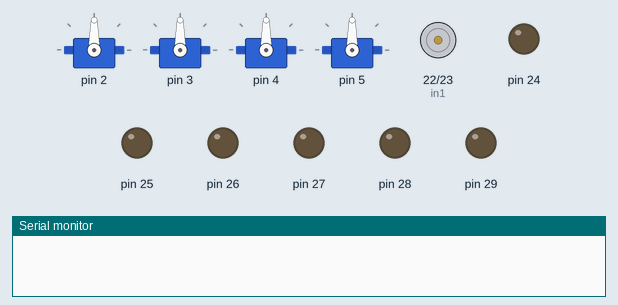
Simulated run of this sketch. Board: Arduino Mega 2560, built with avr-gcc and run on an emulated ATmega2560. On the bench: 4 × servo, motor-driver pin pairs drawn as motors (green arrow = first pin HIGH = forward, orange = second pin HIGH = backward, longer = more drive), output pins drawn as LEDs (lit = HIGH), the last lines printed to the serial monitor.

Above: at 0.1 s.
At 4.2 s:
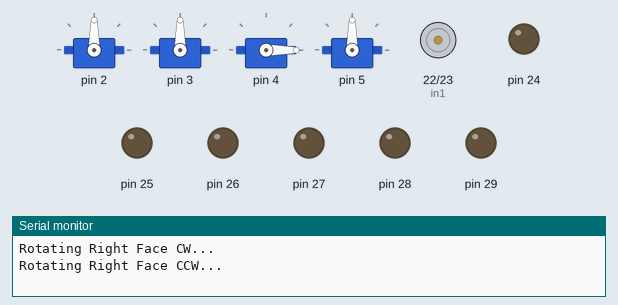
At 7.3 s:
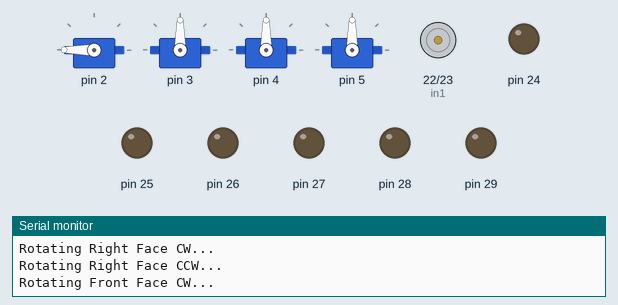
At 10.1 s:
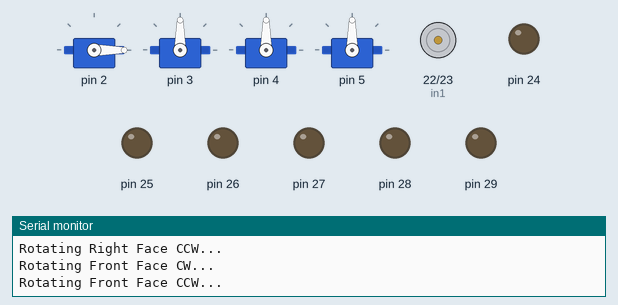
At 16.1 s:
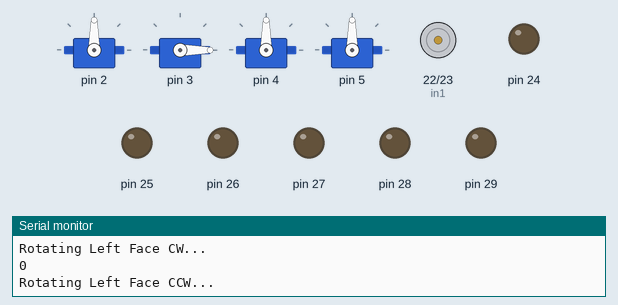
At 22.2 s:
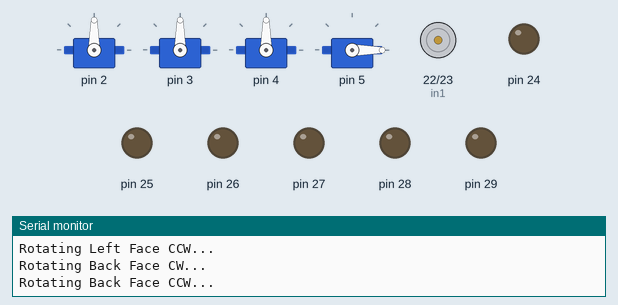
Timing chart, 0 to 25.6 s (numbered marks = the images above):
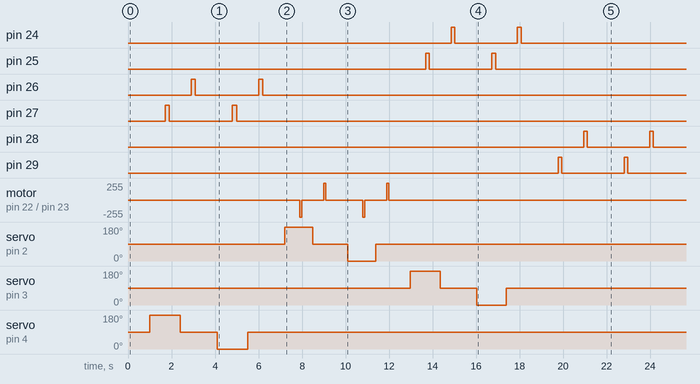

The sketch:

a_constants.ino
```cpp
#include <Servo.h>

enum Rubik_Faces {
    RF_FRONT,   //0 BLUE
    RF_UP,      //1 WHITE
    RF_LEFT,    //2 ORANGE
    RF_RIGHT,   //3 RED
    RF_DOWN,    //4 YELLOW
    RF_BACK,    //5 GREEN
    RF_TOTAL_FACES, //6 (Total number of faces)
};

String solution_String = "null";
```

a_servos.ino
```cpp
// #include <EEPROM.h>


// #include <Adafruit_PWMServoDriver.h>
// #include <Wire.h>

// Adafruit_PWMServoDriver pwm = Adafruit_PWMServoDriver();

// #define SERVOMIN  140 // This is the 'minimum' pulse length count (out of 4096)
// #define SERVOMAX  670 // This is the 'maximum' pulse length count (out of 4096)

// #define DELAY_BETWEEN_STEPS (150)
// #define DELAY_BETWEEN_STEPS2 (500)

// //relative to phy_med
// int place[] = {15, 0, -18, -24};

// //Base class
// class RServo {
//   protected:

//     int channel;
//     int pwm_min;
//     int pwm_max;
//     int phy_min;
//     int phy_max;
//     int phy_current;
//     int pwm_current;

//   public:
//     RServo() {
//       this->pwm_min = SERVOMIN;
//       this->pwm_max = SERVOMAX;
//     }

//     void afinar() {
//       static int PWM = 400;
//       Serial.println(PWM);

//       if (Serial.available()) {
//         Serial.println("Aqui\n");
//         switch (Serial.read()) {
//           case 'h':
//             setPWM(PWM += 10);
//             Serial.println(PWM);
//             break;
//           case 'l':
//             setPWM(PWM -= 10);
//             Serial.println(PWM);
//             break;
//           case '+':
//             setPWM(PWM++);
//             Serial.println(PWM);
//             break;
//           case '-':
//             setPWM(PWM--);
//             Serial.println(PWM);
//             break;
//         }
//       }
//     }

//     void setPWM(int value) {
//       pwm.setPWM(this->channel, 0, value);
//       pwm_current = value;
//     }
// };

// class Rotater : public RServo {
//   private:

//     int pwm_med;
//     int phy_med;

//   public:
//     Rotater(int channel, int pwm_min, int pwm_med, int pwm_max) {
//       this->channel = channel;
//       this->pwm_min += pwm_min;
//       this->pwm_med = pwm_med;
//       this->pwm_max += pwm_max;
//       phy_min = 0;
//       phy_med = 90;
//       phy_max = 180;
//     }

//     void Rotate(int graus) {
//       int p;
//       switch (graus) {
//         case 0:
//           p = pwm_min;
//           break;
//         case 90:
//           p = pwm_med;
//           break;
//         case 180:
//           p = pwm_max;
//           break;
//       }
//       setPWM(p);
//     }

// #define backlash (10)

//     void rotate(int graus) {
//       int p;
//       switch (graus) {
//         case 0:
//           p = pwm_min - backlash;
//           break;
//         case 90:
//           p = pwm_med;
//           if (pwm_current < pwm_med) {
//             p += backlash;
//           } else if (pwm_current > pwm_med) {
//             p -= backlash;
//           }
//           break;
//         case 180:
//           p = pwm_max + backlash;
//           break;
//       }

//       setPWM(p);
//     }

//     void afinar() {
//       static int PWM = 400;
//       Serial.println(PWM);

//       if (Serial.available()) {
//         Serial.println("Aqui\n");
//         switch (Serial.read()) {
//           case 'h':
//             setPWM(PWM += 10);
//             Serial.println(PWM);
//             break;
//           case 'l':
//             setPWM(PWM -= 10);
//             Serial.println(PWM);
//             break;
//           case '+':
//             setPWM(PWM++);
//             Serial.println(PWM);
//             break;
//           case '-':
//             setPWM(PWM--);
//             Serial.println(PWM);
//             break;
//         }
//       }
//     }
// };

// class Pusher : public RServo {
//   private:
//     int phy_med;

//   public:
//     Pusher(int channel, int phy_med) {
//       this->channel = channel;
//       this->phy_med = phy_med;
//       phy_min = 0;
//       phy_max = 60;
//     }

//     void rmove(int phy) {
//       //map(value, fromLow, fromHigh, toLow, toHigh)
//       phy += phy_med;
//       int p = map(phy, this->phy_min, this->phy_max, this->pwm_min, this->pwm_max);
//       setPWM(p);
//     }

//     void afinar() {
//       static int PWM = 400;
//       Serial.println(PWM);
//       int p = map(PWM, this->pwm_min, this->pwm_max, this->phy_min, this->phy_max);
//       Serial.println();
//       Serial.println(p);

//       if (Serial.available()) {
//         Serial.println("Aqui\n");
//         switch (Serial.read()) {
//           case 'h':
//             setPWM(PWM += 10);
//             break;
//           case 'l':
//             setPWM(PWM -= 10);
//             break;
//           case '+':
//             setPWM(PWM++);
//             break;
//           case '-':
//             setPWM(PWM--);
//             break;
//         }
//       }
//     }
// };
// class Pusher2 {
//   private:
//     int motorPin1;  // L293D Input 1
//     int motorPin2;  // L293D Input 2
//     int motorEnable;
//  //   int phy_med;    // Offset for movement calibration

//   public:
//     // Constructor: Initializes motor control pins
//     Pusher2(int motorPin1, int motorPin2,int motorEnable) {
//       this->motorPin1 = motorPin1;
//       this->motorPin2 = motorPin2;
//       this->motorEnable = motorEnable;
//       pinMode(motorEnable,OUTPUT);
//       pinMode(motorPin1, OUTPUT);
//       pinMode(motorPin2, OUTPUT);
//     }

//     // Moves forward or backward based on the `phy` value
//     void rmove(int phy) {
//       analogWrite(motorEnable,120);
//       if (phy > 0) {  // Move forward
//         digitalWrite(motorPin1, HIGH);
//         digitalWrite(motorPin2, LOW);
//       } else {  // Move backward
//         digitalWrite(motorPin1, LOW);
//         digitalWrite(motorPin2, HIGH);
//       }

//       delay(200); // Delay determines movement duration
//       stopMotor();
//     }

//     // Stops the motor
//     void stopMotor() {
//       digitalWrite(motorPin1, LOW);
//       digitalWrite(motorPin2, LOW);
//     }
// };


// Rotater Up_Right(0, 5, 405, 0); // motor to rotate the right face on pin 0
// Rotater Up_Back(1, 0, 400, 0); // motor to rotate the back face on pin 1
// Rotater Up_Left(2, 0, 400, 0); // motor to rotate the left face on pin 2
// Rotater Up_Front(3, -20, 380, 0); // motor to rotate the front face on pin 3

// //Pusher Down_Right(4, 46); // motor to move the right face on pin 4
// //Pusher Down_Back(5, 47); // motor to move the back face on pin 5
// Pusher Down_Left(13, 48); // motor to move the left face on pin 6
// Pusher Down_Front(12, 46); // motor to move the front face on pin 7

// // for the DC-Motor
// Pusher2 Down_Right(7,8,9); // motor to move the right face on pin 4
// Pusher2 Down_Back(5,6,4); // motor to move the back face on pin 5
// //Pusher2 Down_Left(5,6,10); // motor to move the left face on pin 6
// //Pusher2 Down_Front(12,13,11); // motor to move the front face on pin 7

// void servos_init();
// void servos_init() {
//   Up_Right.Rotate(90);
//   Up_Back.Rotate(90);
//   Up_Left.Rotate(90);
//   Up_Front.Rotate(90);

//   Down_Right.rmove(-30);
//   Down_Back.rmove(-30);
//   Down_Left.rmove(-30);
//   Down_Front.rmove(-30);

//   delay(2500);
//   Down_Back.rmove(place[1]);
//   Down_Right.rmove(place[1]);
//   delay(500);
//   Down_Front.rmove(place[1]);
//   Down_Left.rmove(place[1]);

// //  delay(500);
// //  Down_Back.rmove(place[3]);
// }


// void servos_test() {

// //  Down_Right.rmove(place[0]);
// //  Down_Back.rmove(place[0]);
// //  Down_Left.rmove(place[0]);
// //  Down_Front.rmove(place[0]);
// //  for(int i = 10; i < 60; i++) {
// //    Down_Front.rmove(i);
// //    Down_Back.rmove(i);
// //    Serial.println(i);
// //    delay(50);
// //  }
// //  delay(2000);
//   ServosFace_RightCW();
//   delay(500);
//   ServosFace_BackCW();
//   delay(500);
//   ServosFace_LeftCW();
//   delay(500);
//   ServosFace_FrontCW();
//   delay(500);
//   ServosCube_MoveX();
//   delay(1000);
//   ServosCube_Movex();
//   delay(1000);
//   ServosCube_MoveZ();
//   delay(1000);
//   ServosCube_Movez();
//   delay(1000);
//   ServosFace_RightCCW();
//   delay(1000);
//   ServosFace_BackCCW();
//   delay(500);
//   ServosFace_LeftCCW();
//   delay(500);
//   ServosFace_FrontCCW();
//   delay(500);
// }


// //Rotações dos servos da direita:
// //______________________________________________________________________

// void ServosFace_RightCW() {
//   Up_Right.rotate(180);            delay(DELAY_BETWEEN_STEPS2);
//   Down_Right.rmove(place[3]);     delay(DELAY_BETWEEN_STEPS);
//   Up_Right.Rotate(90);             delay(DELAY_BETWEEN_STEPS);
//   Down_Right.rmove(place[1]);     delay(DELAY_BETWEEN_STEPS);
// }

// void ServosFace_RightCCW() {
//   Up_Right.rotate(0);            delay(DELAY_BETWEEN_STEPS2);
//   Down_Right.rmove(place[3]);     delay(DELAY_BETWEEN_STEPS);
//   Up_Right.Rotate(90);             delay(DELAY_BETWEEN_STEPS);
//   Down_Right.rmove(place[1]);     delay(DELAY_BETWEEN_STEPS);
// }


// //RotaÃ§Ãµes dos servos da esquerda:
// //___________________________________________________________________

// void ServosFace_LeftCW() {
//   Up_Left.rotate(0);              delay(DELAY_BETWEEN_STEPS2);
//   Down_Left.rmove(place[3]);     delay(DELAY_BETWEEN_STEPS);
//   Up_Left.Rotate(90);             delay(DELAY_BETWEEN_STEPS);
//   Down_Left.rmove(place[1]);     delay(DELAY_BETWEEN_STEPS);
// }

// void ServosFace_LeftCCW() {
//   Up_Left.rotate(180);            delay(DELAY_BETWEEN_STEPS2);
//   Down_Left.rmove(place[3]);     delay(DELAY_BETWEEN_STEPS);
//   Up_Left.Rotate(90);             delay(DELAY_BETWEEN_STEPS);
//   Down_Left.rmove(place[1]);     delay(DELAY_BETWEEN_STEPS);
// }


// //RotaÃ§Ãµes dos servos da frente:
// //___________________________________________________________________________

// void ServosFace_FrontCW() {
//   Up_Front.rotate(0);            delay(DELAY_BETWEEN_STEPS2);
//   Down_Front.rmove(place[3]);     delay(DELAY_BETWEEN_STEPS);
//   Up_Front.Rotate(90);             delay(DELAY_BETWEEN_STEPS);
//   Down_Front.rmove(place[1]);     delay(DELAY_BETWEEN_STEPS);
// }
// //
// void ServosFace_FrontCCW() {
//   Up_Front.rotate(180);            delay(DELAY_BETWEEN_STEPS2);
//   Down_Front.rmove(place[3]);     delay(DELAY_BETWEEN_STEPS);
//   Up_Front.Rotate(90);             delay(DELAY_BETWEEN_STEPS);
//   Down_Front.rmove(place[1]);     delay(DELAY_BETWEEN_STEPS);
// }


// //RotaÃ§Ãµes dos servos de trÃ¡s:
// //______________________________________________________________________________

// void ServosFace_BackCW() {
//   Up_Back.rotate(180);            delay(DELAY_BETWEEN_STEPS2);
//   Down_Back.rmove(place[3]);     delay(DELAY_BETWEEN_STEPS);
//   Up_Back.Rotate(90);             delay(DELAY_BETWEEN_STEPS);
//   Down_Back.rmove(place[1]);     delay(DELAY_BETWEEN_STEPS);
// }

// void ServosFace_BackCCW() {
//   Up_Back.rotate(0);            delay(DELAY_BETWEEN_STEPS2);
//   Down_Back.rmove(place[3]);     delay(DELAY_BETWEEN_STEPS);
//   Up_Back.Rotate(90);             delay(DELAY_BETWEEN_STEPS);
//   Down_Back.rmove(place[1]);     delay(DELAY_BETWEEN_STEPS);
// }


// //RotaÃ§Ãµes dos motores para rodar o cubo no sentido de R (movimento x e x`):
// //__________________________________________________________________________

// #define aperto (2)


// void ServosCube_MoveX() {

//   Down_Front.rmove(place[2]);
//   Down_Back.rmove(place[2]);
//   delay(DELAY_BETWEEN_STEPS);
//   Down_Right.rmove(aperto);      //
//   Down_Left.rmove(aperto);       //
//   delay(100);                //
//   Up_Right.Rotate(180);
//   Up_Left.Rotate(0);
//   delay(160);
//   Down_Front.rmove(place[1] + aperto);
//   Down_Back.rmove(place[1] + aperto);
//   delay(DELAY_BETWEEN_STEPS2);
//   Down_Right.rmove(place[3]);
//   Down_Left.rmove(place[3]);
//   delay(DELAY_BETWEEN_STEPS);
//   Up_Right.Rotate(90);
//   Up_Left.Rotate(90);
//   delay(DELAY_BETWEEN_STEPS);
//   Down_Right.rmove(place[1]);
//   Down_Left.rmove(place[1]);
//   Down_Front.rmove(place[1]);
//   Down_Back.rmove(place[1]);
//   delay(DELAY_BETWEEN_STEPS);
// }

// void ServosCube_Movex() {

//   Down_Front.rmove(place[2]);
//   Down_Back.rmove(place[2]);
//   delay(DELAY_BETWEEN_STEPS);
//   Down_Right.rmove(aperto);
//   Down_Left.rmove(aperto);
//   delay(100);
//   Up_Right.Rotate(0);
//   Up_Left.Rotate(180);
//   delay(200);
//   Down_Front.rmove(place[1] + aperto);
//   Down_Back.rmove(place[1] + aperto);
//   delay(DELAY_BETWEEN_STEPS2);
//   Down_Right.rmove(place[3]);
//   Down_Left.rmove(place[3]);
//   delay(DELAY_BETWEEN_STEPS);
//   Up_Right.Rotate(90);
//   Up_Left.Rotate(90);
//   delay(DELAY_BETWEEN_STEPS);
//   Down_Right.rmove(place[1]);
//   Down_Left.rmove(place[1]);
//   Down_Front.rmove(place[1]);
//   Down_Back.rmove(place[1]);
//   delay(DELAY_BETWEEN_STEPS);
// }


// //Rotações dos motores para rodar o cubo no sentido de F (movimento z e z`):
// //_________________________________________________________________________

// void ServosCube_MoveZ() {

//   Down_Right.rmove(place[2]);
//   Down_Left.rmove(place[2]);
//   delay(DELAY_BETWEEN_STEPS);
//   Down_Back.rmove(aperto);      //
//   Down_Front.rmove(aperto);       //
//   delay(100);                //
//   Up_Front.Rotate(0);
//   Up_Back.Rotate(180);
//   delay(180);
//   Down_Right.rmove(place[1] + aperto);
//   Down_Left.rmove(place[1] + aperto);
//   delay(DELAY_BETWEEN_STEPS2);
//   Down_Front.rmove(place[3]);
//   Down_Back.rmove(place[3]);
//   delay(DELAY_BETWEEN_STEPS);
//   Up_Front.Rotate(90);
//   Up_Back.Rotate(90);
//   delay(DELAY_BETWEEN_STEPS);
//   Down_Front.rmove(place[1]);
//   Down_Back.rmove(place[1]);
//   Down_Right.rmove(place[1]);
//   Down_Left.rmove(place[1]);
//   delay(DELAY_BETWEEN_STEPS);
// }

// void ServosCube_Movez() {

//   Down_Right.rmove(place[2]);
//   Down_Left.rmove(place[2]);
//   delay(DELAY_BETWEEN_STEPS);
//   Down_Back.rmove(aperto);      //
//   Down_Front.rmove(aperto);       //
//   delay(100);                //
//   Up_Front.Rotate(180);
//   Up_Back.Rotate(0);
//   delay(180);
//   Down_Right.rmove(place[1] + aperto);
//   Down_Left.rmove(place[1] + aperto);
//   delay(DELAY_BETWEEN_STEPS2);
//   Down_Front.rmove(place[3]);
//   Down_Back.rmove(place[3]);
//   delay(DELAY_BETWEEN_STEPS);
//   Up_Front.Rotate(90);
//   Up_Back.Rotate(90);
//   delay(DELAY_BETWEEN_STEPS);
//   Down_Front.rmove(place[1]);
//   Down_Back.rmove(place[1]);
//   Down_Right.rmove(place[1]);
//   Down_Left.rmove(place[1]);
//   delay(DELAY_BETWEEN_STEPS);
// }

// //Rotações dos motores para rodar o cubo no sentido de U (movimento Y e Y ):
// //_________________________________________________________________________

// void ServosCube_MoveY() {
//   ServosCube_MoveX();
//   ServosCube_MoveZ();
//   ServosCube_Movex();
// }

// void ServosCube_Movey() {
//   ServosCube_MoveX();
//   ServosCube_Movez();
//   ServosCube_Movex();
// }
```

guardar_cores.ino
```cpp
//#define DELAY_BETWEEN_STEPS1 (500)
//#define APERTO (4)

/*
static void clearVision() {
  // Move the right and left down motors to their designated positions
  Down_Right.rmove(place[3]); // Move the right down motor to position stored in place[3]
  Down_Left.rmove(place[3]);  // Move the left down motor to position stored in place[3]
  delay(DELAY_BETWEEN_STEPS1); // Wait for a short delay to allow the motors to complete the movement

  // Move the front and back down motors to their designated positions with an additional offset (APERTO)
  Down_Front.rmove(place[1] + APERTO); // Move the front down motor to position stored in place[1] plus APERTO
  Down_Back.rmove(place[1] + APERTO);  // Move the back down motor to position stored in place[1] plus APERTO
  delay(DELAY_BETWEEN_STEPS1); // Wait for a short delay to allow the motors to complete the movement

  // Rotate the up motors to their designated positions
  Up_Back.Rotate(0);   // Rotate the back up motor to 0 degrees
  Up_Front.Rotate(180); // Rotate the front up motor to 180 degrees
}
*/
void get_solution_string() {
   Serial.println("Now I can recieve ya baby");
   while(Serial.available() == 0){
    }
   solution_String = Serial. readStringUntil('\n');
   solution_String.trim();
   Serial.print("Arduino Received ya baby: ");
   Serial.println(solution_String);
   delay(100);
 //  clearVision(); // 1 sec delay
  //face 0 = right , delay to second face is about 0 seconds

 //  Up_Back.Rotate(180);
 //  Up_Front.Rotate(0);
   //face 1 = left , delay to 3rd face is about 1.5 second

 /*
   Up_Front.Rotate(90);
   Up_Back.Rotate(90);
   Down_Front.rmove(place[1]);
   Down_Back.rmove(place[1]);
   delay(DELAY_BETWEEN_STEPS1);
   Down_Right.rmove(place[1] + APERTO);
   Down_Left.rmove(place[1] + APERTO);
   delay(DELAY_BETWEEN_STEPS1);
   Down_Front.rmove(place[3]);
   Down_Back.rmove(place[3]);
   delay(DELAY_BETWEEN_STEPS1);
   Up_Right.Rotate(0);
   Up_Left.Rotate(180);
   */
   //face 2 = Up , delay to 4th face is about 0 seconds
  // Up_Right.Rotate(180);
  // Up_Left.Rotate(0);
   //face 3 = Down , delay to 5th face is about 2 seconds
   /*
   Up_Right.Rotate(90);
   Up_Left.Rotate(90);
   Down_Right.rmove(place[1]);
   Down_Left.rmove(place[1]);
   delay(DELAY_BETWEEN_STEPS1); // 0.5 sec delay
   Down_Back.rmove(place[1]);
   Down_Front.rmove(place[1]);
   delay(DELAY_BETWEEN_STEPS1); // 0.5 sec delay
   ServosCube_MoveZ();
   clearVision(); // 1 sec delay
   */
  //face 4 = front , delay to 6th face is about 0 seconds
 //  Up_Back.Rotate(180);
 //  Up_Front.Rotate(0);
   //face 5 = back , final face
   /*
   Up_Back.Rotate(90);
   Up_Front.Rotate(90);
   Down_Front.rmove(place[1]);
   Down_Back.rmove(place[1]);
   delay(DELAY_BETWEEN_STEPS1);
   Down_Left.rmove(place[1]);
   Down_Right.rmove(place[1]);
   delay(DELAY_BETWEEN_STEPS1);
   ServosCube_Movez();
   delay(DELAY_BETWEEN_STEPS1);
   */
}
```

Source omitted: dc_motors.ino (3596 bytes), move_servos.ino (7765 bytes), z_main.ino (885 bytes)
